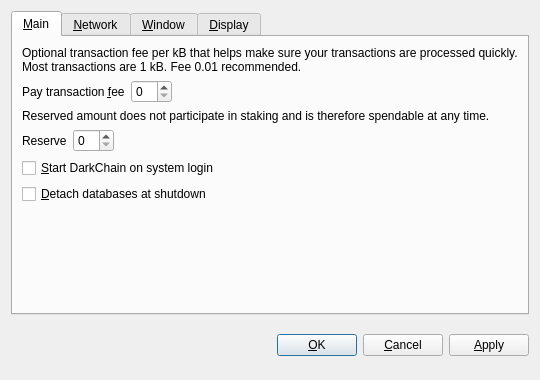
<?xml version="1.0" encoding="UTF-8"?>
<ui version="4.0">
 <class>OptionsDialog</class>
 <widget class="QDialog" name="OptionsDialog">
  <property name="geometry">
   <rect>
    <x>0</x>
    <y>0</y>
    <width>540</width>
    <height>380</height>
   </rect>
  </property>
  <property name="windowTitle">
   <string>Options</string>
  </property>
  <property name="modal">
   <bool>true</bool>
  </property>
  <layout class="QVBoxLayout" name="verticalLayout">
   <item>
    <widget class="QTabWidget" name="tabWidget">
     <property name="tabPosition">
      <enum>QTabWidget::North</enum>
     </property>
     <property name="currentIndex">
      <number>0</number>
     </property>
     <widget class="QWidget" name="tabMain">
      <attribute name="title">
       <string>&amp;Main</string>
      </attribute>
      <layout class="QVBoxLayout" name="verticalLayout_Main">
       <item>
        <widget class="QLabel" name="transactionFeeInfoLabel">
         <property name="text">
          <string>Optional transaction fee per kB that helps make sure your transactions are processed quickly. Most transactions are 1 kB. Fee 0.01 recommended.</string>
         </property>
         <property name="textFormat">
          <enum>Qt::PlainText</enum>
         </property>
         <property name="wordWrap">
          <bool>true</bool>
         </property>
        </widget>
       </item>
       <item>
        <layout class="QHBoxLayout" name="horizontalLayoutFee">
         <item>
          <widget class="QLabel" name="transactionFeeLabel">
           <property name="text">
            <string>Pay transaction &amp;fee</string>
           </property>
           <property name="textFormat">
            <enum>Qt::PlainText</enum>
           </property>
           <property name="buddy">
            <cstring>transactionFee</cstring>
           </property>
          </widget>
         </item>
         <item>
          <widget class="BitcoinAmountField" name="transactionFee"/>
         </item>
         <item>
          <spacer name="horizontalSpacerFee">
           <property name="orientation">
            <enum>Qt::Horizontal</enum>
           </property>
           <property name="sizeHint" stdset="0">
            <size>
             <width>40</width>
             <height>20</height>
            </size>
           </property>
          </spacer>
         </item>
        </layout>
       </item>
       <item>
        <widget class="QLabel" name="reserveBalanceInfoLabel">
         <property name="text">
          <string>Reserved amount does not participate in staking and is therefore spendable at any time.</string>
         </property>
         <property name="textFormat">
          <enum>Qt::PlainText</enum>
         </property>
         <property name="wordWrap">
          <bool>true</bool>
         </property>
        </widget>
       </item>
       <item>
        <layout class="QHBoxLayout" name="horizontalLayoutReserveBalance">
         <item>
          <widget class="QLabel" name="reserveBalanceLabel">
           <property name="text">
            <string>Reserve</string>
           </property>
           <property name="textFormat">
            <enum>Qt::PlainText</enum>
           </property>
           <property name="buddy">
            <cstring>reserveBalance</cstring>
           </property>
          </widget>
         </item>
         <item>
          <widget class="BitcoinAmountField" name="reserveBalance"/>
         </item>
         <item>
          <spacer name="horizontalSpacerReserveBalance">
           <property name="orientation">
            <enum>Qt::Horizontal</enum>
           </property>
           <property name="sizeHint" stdset="0">
            <size>
             <width>40</width>
             <height>20</height>
            </size>
           </property>
          </spacer>
         </item>
        </layout>
       </item>
       <item>
        <widget class="QCheckBox" name="bitcoinAtStartup">
         <property name="toolTip">
          <string>Automatically start DarkChain after logging in to the system.</string>
         </property>
         <property name="text">
          <string>&amp;Start DarkChain on system login</string>
         </property>
        </widget>
       </item>
       <item>
        <widget class="QCheckBox" name="detachDatabases">
         <property name="toolTip">
          <string>Detach block and address databases at shutdown. This means they can be moved to another data directory, but it slows down shutdown. The wallet is always detached.</string>
         </property>
         <property name="text">
          <string>&amp;Detach databases at shutdown</string>
         </property>
        </widget>
       </item>
       <item>
        <spacer name="verticalSpacer_Main">
         <property name="orientation">
          <enum>Qt::Vertical</enum>
         </property>
         <property name="sizeHint" stdset="0">
          <size>
           <width>20</width>
           <height>40</height>
          </size>
         </property>
        </spacer>
       </item>
      </layout>
     </widget>
     <widget class="QWidget" name="tabNetwork">
      <attribute name="title">
       <string>&amp;Network</string>
      </attribute>
      <layout class="QVBoxLayout" name="verticalLayout_Network">
       <item>
        <widget class="QCheckBox" name="mapPortUpnp">
         <property name="toolTip">
          <string>Automatically open the DarkChain client port on the router. This only works when your router supports UPnP and it is enabled.</string>
         </property>
         <property name="text">
          <string>Map port using &amp;UPnP</string>
         </property>
        </widget>
       </item>
       <item>
        <widget class="QCheckBox" name="connectSocks">
         <property name="toolTip">
          <string>Connect to the DarkChain network through a SOCKS proxy (e.g. when connecting through Tor).</string>
         </property>
         <property name="text">
          <string>&amp;Connect through SOCKS proxy:</string>
         </property>
        </widget>
       </item>
       <item>
        <layout class="QHBoxLayout" name="horizontalLayout_Network">
         <item>
          <widget class="QLabel" name="proxyIpLabel">
           <property name="text">
            <string>Proxy &amp;IP:</string>
           </property>
           <property name="textFormat">
            <enum>Qt::PlainText</enum>
           </property>
           <property name="buddy">
            <cstring>proxyIp</cstring>
           </property>
          </widget>
         </item>
         <item>
          <widget class="QValidatedLineEdit" name="proxyIp">
           <property name="maximumSize">
            <size>
             <width>140</width>
             <height>16777215</height>
            </size>
           </property>
           <property name="toolTip">
            <string>IP address of the proxy (e.g. 127.0.0.1)</string>
           </property>
          </widget>
         </item>
         <item>
          <widget class="QLabel" name="proxyPortLabel">
           <property name="text">
            <string>&amp;Port:</string>
           </property>
           <property name="textFormat">
            <enum>Qt::PlainText</enum>
           </property>
           <property name="buddy">
            <cstring>proxyPort</cstring>
           </property>
          </widget>
         </item>
         <item>
          <widget class="QLineEdit" name="proxyPort">
           <property name="maximumSize">
            <size>
             <width>55</width>
             <height>16777215</height>
            </size>
           </property>
           <property name="toolTip">
            <string>Port of the proxy (e.g. 9050)</string>
           </property>
          </widget>
         </item>
         <item>
          <widget class="QLabel" name="socksVersionLabel">
           <property name="text">
            <string>SOCKS &amp;Version:</string>
           </property>
           <property name="textFormat">
            <enum>Qt::PlainText</enum>
           </property>
           <property name="buddy">
            <cstring>socksVersion</cstring>
           </property>
          </widget>
         </item>
         <item>
          <widget class="QValueComboBox" name="socksVersion">
           <property name="toolTip">
            <string>SOCKS version of the proxy (e.g. 5)</string>
           </property>
          </widget>
         </item>
         <item>
          <spacer name="horizontalSpacer_Network">
           <property name="orientation">
            <enum>Qt::Horizontal</enum>
           </property>
           <property name="sizeHint" stdset="0">
            <size>
             <width>40</width>
             <height>20</height>
            </size>
           </property>
          </spacer>
         </item>
        </layout>
       </item>
       <item>
        <spacer name="verticalSpacer_Network">
         <property name="orientation">
          <enum>Qt::Vertical</enum>
         </property>
         <property name="sizeHint" stdset="0">
          <size>
           <width>20</width>
           <height>40</height>
          </size>
         </property>
        </spacer>
       </item>
      </layout>
     </widget>
     <widget class="QWidget" name="tabWindow">
      <attribute name="title">
       <string>&amp;Window</string>
      </attribute>
      <layout class="QVBoxLayout" name="verticalLayout_Window">
       <item>
        <widget class="QCheckBox" name="minimizeToTray">
         <property name="toolTip">
          <string>Show only a tray icon after minimizing the window.</string>
         </property>
         <property name="text">
          <string>&amp;Minimize to the tray instead of the taskbar</string>
         </property>
        </widget>
       </item>
       <item>
        <widget class="QCheckBox" name="minimizeOnClose">
         <property name="toolTip">
          <string>Minimize instead of exit the application when the window is closed. When this option is enabled, the application will be closed only after selecting Quit in the menu.</string>
         </property>
         <property name="text">
          <string>M&amp;inimize on close</string>
         </property>
        </widget>
       </item>
       <item>
        <spacer name="verticalSpacer_Window">
         <property name="orientation">
          <enum>Qt::Vertical</enum>
         </property>
         <property name="sizeHint" stdset="0">
          <size>
           <width>20</width>
           <height>40</height>
          </size>
         </property>
        </spacer>
       </item>
      </layout>
     </widget>
     <widget class="QWidget" name="tabDisplay">
      <attribute name="title">
       <string>&amp;Display</string>
      </attribute>
      <layout class="QVBoxLayout" name="verticalLayout_Display">
       <item>
        <layout class="QHBoxLayout" name="horizontalLayout_1_Display">
         <item>
          <widget class="QLabel" name="langLabel">
           <property name="text">
            <string>User Interface &amp;language:</string>
           </property>
           <property name="textFormat">
            <enum>Qt::PlainText</enum>
           </property>
           <property name="buddy">
            <cstring>lang</cstring>
           </property>
          </widget>
         </item>
         <item>
          <widget class="QValueComboBox" name="lang">
           <property name="toolTip">
            <string>The user interface language can be set here. This setting will take effect after restarting DarkChain.</string>
           </property>
          </widget>
         </item>
        </layout>
       </item>
       <item>
        <layout class="QHBoxLayout" name="horizontalLayout_2_Display">
         <item>
          <widget class="QLabel" name="unitLabel">
           <property name="text">
            <string>&amp;Unit to show amounts in:</string>
           </property>
           <property name="textFormat">
            <enum>Qt::PlainText</enum>
           </property>
           <property name="buddy">
            <cstring>unit</cstring>
           </property>
          </widget>
         </item>
         <item>
          <widget class="QValueComboBox" name="unit">
           <property name="toolTip">
            <string>Choose the default subdivision unit to show in the interface and when sending coins.</string>
           </property>
          </widget>
         </item>
        </layout>
       </item>
       <item>
        <widget class="QCheckBox" name="displayAddresses">
         <property name="toolTip">
          <string>Whether to show DarkChain addresses in the transaction list or not.</string>
         </property>
         <property name="text">
          <string>&amp;Display addresses in transaction list</string>
         </property>
        </widget>
       </item>
       <item>
        <widget class="QCheckBox" name="coinControlFeatures">
         <property name="toolTip">
          <string>Whether to show coin control features or not.</string>
         </property>
         <property name="text">
          <string>Display coin &amp;control features (experts only!)</string>
         </property>
        </widget>
       </item>
       <item>
        <spacer name="verticalSpacer_Display">
         <property name="orientation">
          <enum>Qt::Vertical</enum>
         </property>
         <property name="sizeHint" stdset="0">
          <size>
           <width>20</width>
           <height>40</height>
          </size>
         </property>
        </spacer>
       </item>
      </layout>
     </widget>
    </widget>
   </item>
   <item>
    <layout class="QHBoxLayout" name="horizontalLayout_Buttons">
     <item>
      <spacer name="horizontalSpacer_1">
       <property name="orientation">
        <enum>Qt::Horizontal</enum>
       </property>
       <property name="sizeHint" stdset="0">
        <size>
         <width>40</width>
         <height>48</height>
        </size>
       </property>
      </spacer>
     </item>
     <item>
      <widget class="QLabel" name="statusLabel">
       <property name="font">
        <font>
         <weight>75</weight>
         <bold>true</bold>
        </font>
       </property>
       <property name="text">
        <string/>
       </property>
       <property name="textFormat">
        <enum>Qt::PlainText</enum>
       </property>
       <property name="wordWrap">
        <bool>true</bool>
       </property>
      </widget>
     </item>
     <item>
      <spacer name="horizontalSpacer_2">
       <property name="orientation">
        <enum>Qt::Horizontal</enum>
       </property>
       <property name="sizeHint" stdset="0">
        <size>
         <width>40</width>
         <height>48</height>
        </size>
       </property>
      </spacer>
     </item>
     <item>
      <widget class="QPushButton" name="okButton">
       <property name="text">
        <string>&amp;OK</string>
       </property>
      </widget>
     </item>
     <item>
      <widget class="QPushButton" name="cancelButton">
       <property name="text">
        <string>&amp;Cancel</string>
       </property>
       <property name="autoDefault">
        <bool>false</bool>
       </property>
      </widget>
     </item>
     <item>
      <widget class="QPushButton" name="applyButton">
       <property name="text">
        <string>&amp;Apply</string>
       </property>
       <property name="autoDefault">
        <bool>false</bool>
       </property>
      </widget>
     </item>
    </layout>
   </item>
  </layout>
 </widget>
 <customwidgets>
  <customwidget>
   <class>BitcoinAmountField</class>
   <extends>QSpinBox</extends>
   <header>bitcoinamountfield.h</header>
  </customwidget>
  <customwidget>
   <class>QValueComboBox</class>
   <extends>QComboBox</extends>
   <header>qvaluecombobox.h</header>
  </customwidget>
  <customwidget>
   <class>QValidatedLineEdit</class>
   <extends>QLineEdit</extends>
   <header>qvalidatedlineedit.h</header>
  </customwidget>
 </customwidgets>
 <resources/>
 <connections/>
</ui>
